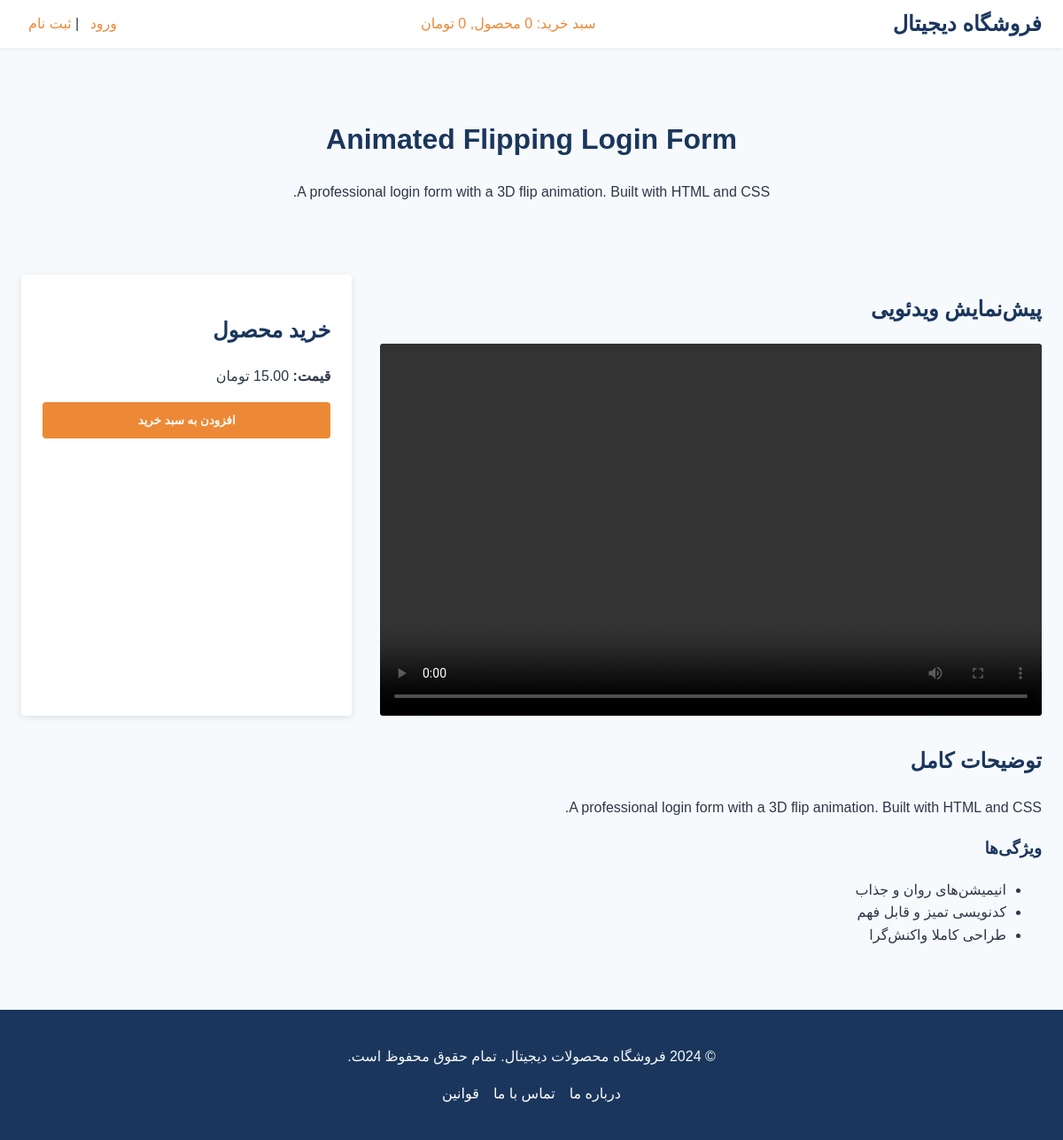
Screenshot of /product/2/ with the database file from the repository.
### store/models.py (models this page shows, shortened)
class Product(models.Model):
    name = models.CharField(max_length=255)
    description = models.TextField()
    price = models.DecimalField(max_digits=10, decimal_places=2)
    category = models.ForeignKey(Category, on_delete=models.PROTECT, related_name='products')
    image_url = models.URLField(max_length=1024, blank=True, null=True)
    download_url = models.URLField(max_length=1024)
    status_choices = [
        ('active', 'Active'),
        ('archived', 'Archived'),
    ]
    status = models.CharField(max_length=10, choices=status_choices, default='active')
    created_at = models.DateTimeField(auto_now_add=True)
    is_code_product = models.BooleanField(default=False)
    demo_video = models.FileField(upload_to='products/videos/', blank=True, null=True)
    source_file = models.FileField(upload_to='products/source/', blank=True, null=True)

### store/views.py (the view, shortened to what this page needs)
# urls.py: path('product/<int:pk>/', views.ProductDetailView.as_view(), name='product_detail'),
class ProductDetailView(DetailView):
    model = Product
    context_object_name = 'product'
    def get_template_names(self):
        if self.object.is_code_product:
            return ['store/code_product_detail.html']
        return ['store/product_detail.html']
    def get_context_data(self, **kwargs):
        context = super().get_context_data(**kwargs)
        context['reviews'] = self.object.reviews.all()
        if self.request.user.is_authenticated:
            context['review_form'] = ReviewForm()
        return context

### store/cart.py (called while the page is built)
    def __len__(self):
        return sum(item['quantity'] for item in self.cart.values())

    def get_total_price(self):
        return sum(Decimal(item['price']) * item['quantity'] for item in self.cart.values())

### store/context_processors.py (called while the page is built)
def cart(request):
    return {'cart': Cart(request)}

### store/templates/store/code_product_detail.html (shortened to what this page needs)
{% extends 'store/base.html' %}
{% load static %}
{% block content %}
<div class="product-hero">
    <h1>{{ product.name }}</h1>
    <p>{{ product.description|truncatewords:30 }}</p>
</div>
<div class="product-layout">
    <div class="product-media">
        <h2>پیش‌نمایش ویدئویی</h2>
        {% if product.demo_video %}
        <div class="video-container">
            <video controls>
                <source src="{{ product.demo_video.url }}" type="video/mp4">
            </video>
        </div>
        {% else %}
        <p>ویدیوی پیش‌نمایش موجود نیست.</p>
        {% endif %}
    </div>
    <div class="product-actions">
        <h2>خرید محصول</h2>
        <p><strong>قیمت:</strong> {{ product.price }} تومان</p>
        <form action="{% url 'add_to_cart' product.id %}" method="post">
            <button type="submit" class="button button-primary" style="width: 100%;">افزودن به سبد خرید</button>
        </form>
    </div>
</div>
<div class="product-description">
    <h2>توضیحات کامل</h2>
    <p>{{ product.description }}</p>
    <h3>ویژگی‌ها</h3>
    <ul>
        <li>انیمیشن‌های روان و جذاب</li>
        <li>کدنویسی تمیز و قابل فهم</li>
        <li>طراحی کاملا واکنش‌گرا</li>
    </ul>
</div>
{% endblock %}

### store/static/store/style.css (style rules this page uses)
:root { --primary-color: #1a365d; --secondary-color: #ed8936; --background-color: #f7fafc; --text-color: #2d3748; --light-gray-color: #e2e8f0; --white-color: #ffffff; --success-color: #38a169; --danger-color: #e53e3e; --base-spacing: 8px; --font-family: "Vazir", "Shabnam", sans-serif; --border-radius: 4px; --transition-speed: 0.3s; }
body { font-family: var(--font-family); background-color: var(--background-color); color: var(--text-color); line-height: 1.6; margin: 0; }
h1, h2, h3 { color: var(--primary-color); }
.button, button { display: inline-block; padding: 0.75rem 1.5rem; border: 1px solid transparent; border-radius: var(--border-radius); font-weight: 600; text-align: center; cursor: pointer; transition: all var(--transition-speed) ease; }
.button-primary, button[type="submit"] { background-color: var(--secondary-color); color: var(--white-color); }

### store/templates/store/code_product_detail.html (style rules this page uses)
.product-hero { text-align: center; padding: 2rem 0; }
.product-layout { display: grid; grid-template-columns: 1fr; gap: 2rem; margin-top: 2rem; }
@media (min-width: 768px) { .product-layout { grid-template-columns: 2fr 1fr; } }
.video-container { position: relative; padding-bottom: 56.25%; height: 0; overflow: hidden; max-width: 100%; background: #000; border-radius: var(--border-radius); }
.video-container video { position: absolute; top: 0; left: 0; width: 100%; height: 100%; }
.product-actions { background: var(--white-color); padding: 1.5rem; border-radius: var(--border-radius); box-shadow: 0 2px 8px rgba(0,0,0,0.1); }
.product-description { margin-top: 2rem; }

### rows the page displays
Product: name "Animated Flipping Login Form", description "A professional login form with a 3D flip animation. Built with HTML and CSS.", price "15.00"

### other values shown
{{ cart.get_total_price }} "0"
